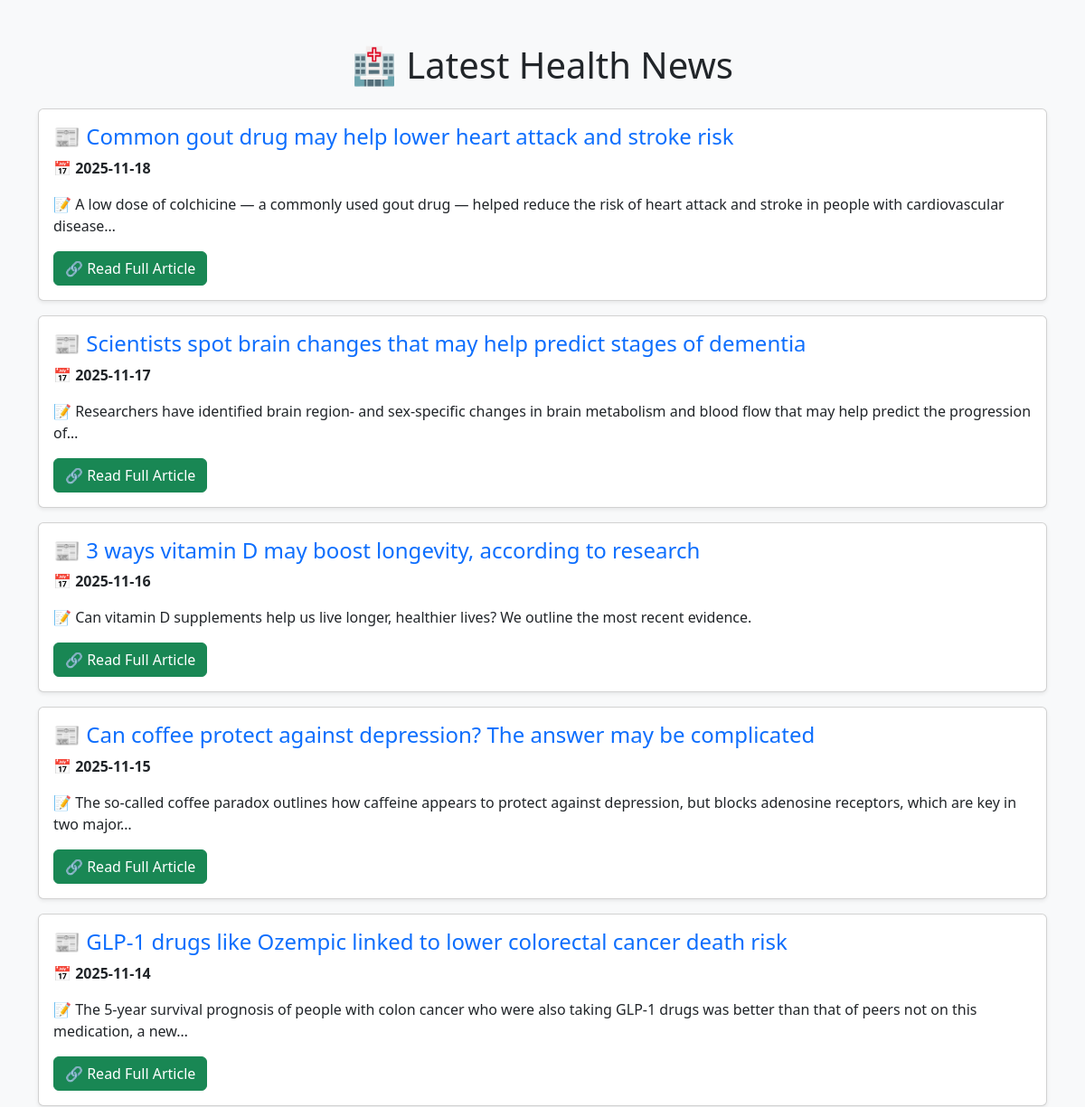
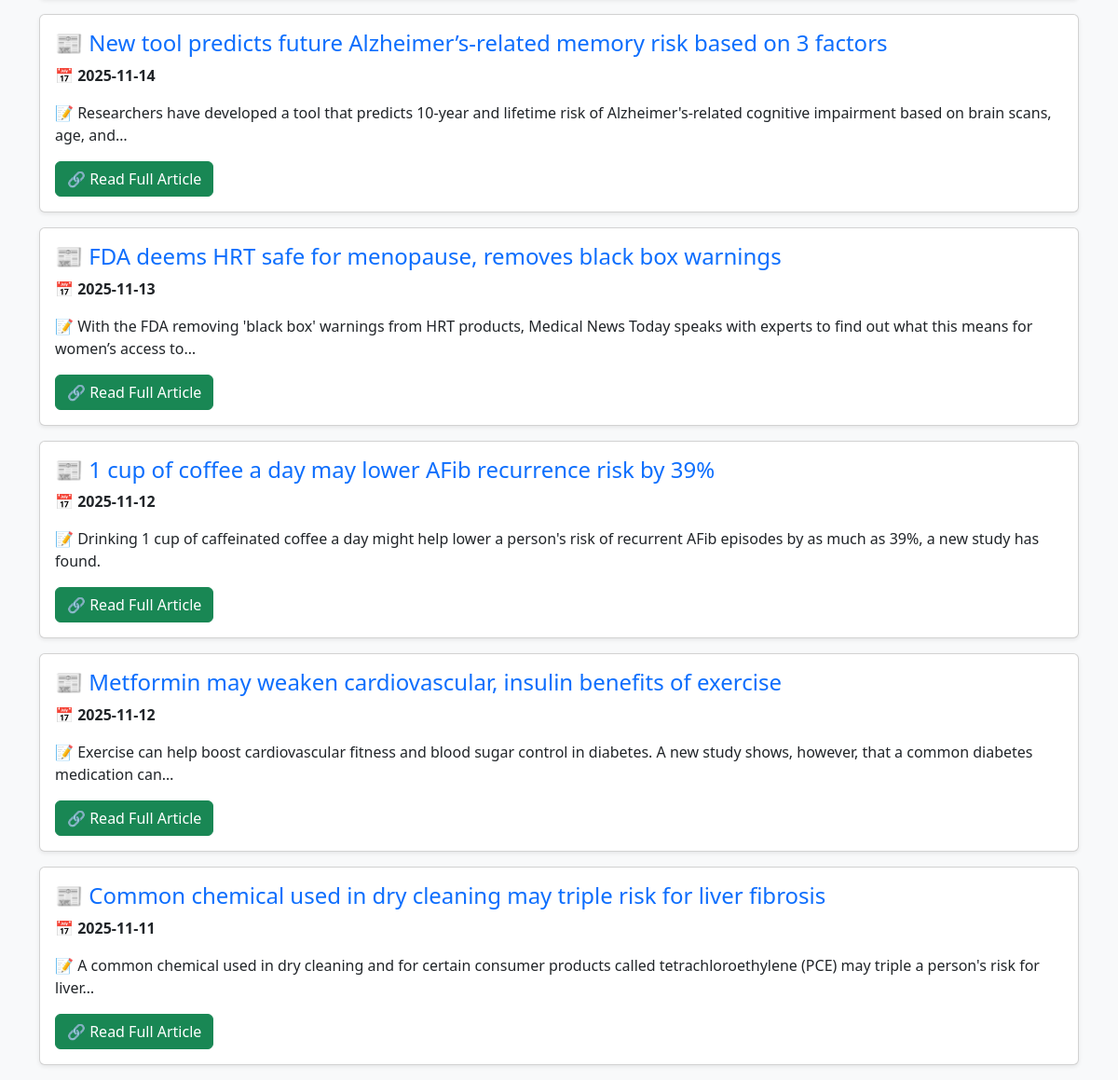
Before: / with the older database file (2 pictures, top to bottom).
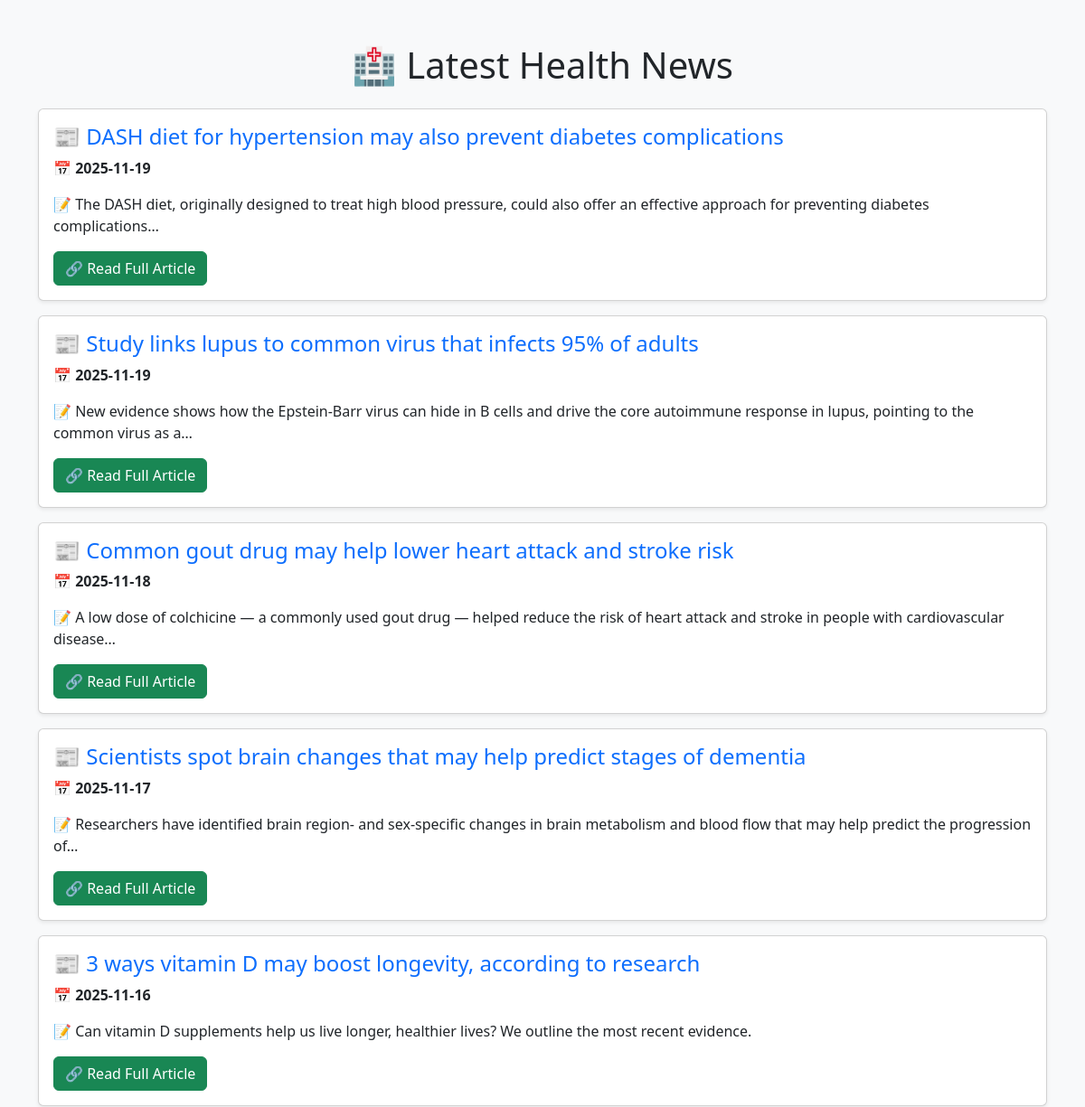
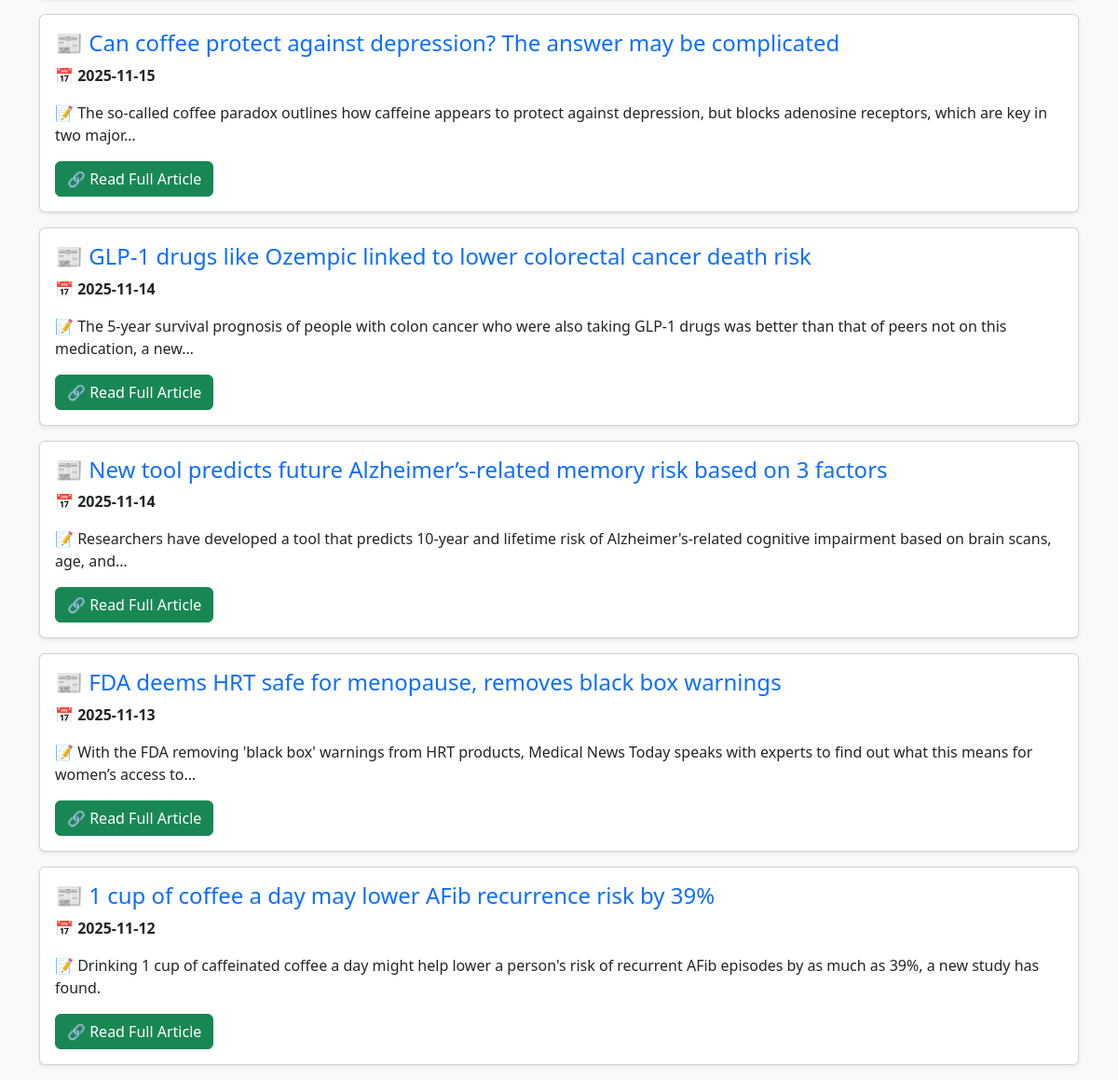
After: the same page with the newer database file (2 pictures, top to bottom).
### tables this page shows
CREATE TABLE news (
        id INTEGER PRIMARY KEY AUTOINCREMENT,
        date TEXT NOT NULL,
        title TEXT UNIQUE, 
        description TEXT,
        news_url TEXT
    );

### app.py (the view)
@app.route("/")
def index():
    page = request.args.get("page", 1, type=int)  # Get the current page number
    limit = 10  # Number of articles per page
    offset = (page - 1) * limit  # Calculate the offset
    news = fetch_news(limit, offset)
    return render_template("index.html", news=news, page=page)

### app.py (called while the page is built)
def fetch_news(limit=10, offset=0):
    conn = sqlite3.connect("health_news.db")
    cursor = conn.cursor()
    cursor.execute("SELECT date, title, description, news_url FROM news ORDER BY date DESC LIMIT ? OFFSET ?", (limit, offset))
    news_list = cursor.fetchall()
    conn.close()
    return news_list

### templates/index.html (shortened to what this page needs)
<!DOCTYPE html>
<html lang="en">
<head>
    <link href="https://cdn.jsdelivr.net/npm/bootstrap@5.3.0/dist/css/bootstrap.min.css" rel="stylesheet">
</head>
<body class="bg-light">
    <div class="container mt-5">
        <h1 class="text-center mb-4">🏥 Latest Health News</h1>
        {% for article in news %}
        <div class="card mb-3 shadow-sm">
            <div class="card-body">
                <h4 class="card-title text-primary">📰 {{ article[1] }}</h4>
                <p class="card-text">📅 <strong>{{ article[0] }}</strong></p>
                <p class="card-text">📝 {{ article[2] }}</p>
                <a href="{{ article[3] }}" class="btn btn-success" target="_blank">🔗 Read Full Article</a>
            </div>
        </div>
        {% endfor %}
    </div>
</body>
</html>

Changed rows visible on the page:
no longer on this page (row unchanged): news: title "Metformin may weaken cardiovascular, insulin benefits of exercise", date "2025-11-12", description "Exercise can help boost cardiovascular fitness and blood sugar control in diabetes. A new study shows, however, that a common diabetes medication can…"
no longer on this page (row unchanged): news: title "Common chemical used in dry cleaning may triple risk for liver fibrosis", date "2025-11-11", description "A common chemical used in dry cleaning and for certain consumer products called tetrachloroethylene (PCE) may triple a person's risk for liver…"
added news: title "DASH diet for hypertension may also prevent diabetes complications", date "2025-11-19", description "The DASH diet, originally designed to treat high blood pressure, could also offer an effective approach for preventing diabetes complications…"
added news: title "Study links lupus to common virus that infects 95% of adults", date "2025-11-19", description "New evidence shows how the Epstein-Barr virus can hide in B cells and drive the core autoimmune response in lupus, pointing to the common virus as a…"
